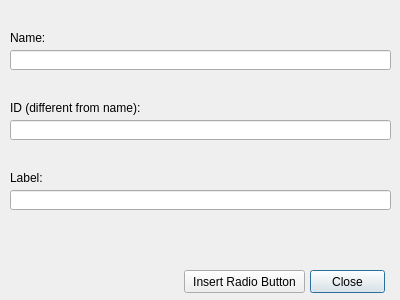
<?xml version="1.0" encoding="UTF-8"?>
<ui version="4.0">
 <class>InsertRadioButtonDialog</class>
 <widget class="QDialog" name="InsertRadioButtonDialog">
  <property name="geometry">
   <rect>
    <x>0</x>
    <y>0</y>
    <width>400</width>
    <height>300</height>
   </rect>
  </property>
  <property name="windowTitle">
   <string>Dialog</string>
  </property>
  <widget class="QLabel" name="label">
   <property name="geometry">
    <rect>
     <x>10</x>
     <y>30</y>
     <width>381</width>
     <height>16</height>
    </rect>
   </property>
   <property name="text">
    <string>Name:</string>
   </property>
  </widget>
  <widget class="QLineEdit" name="nameTextBox">
   <property name="geometry">
    <rect>
     <x>10</x>
     <y>50</y>
     <width>381</width>
     <height>20</height>
    </rect>
   </property>
  </widget>
  <widget class="QLabel" name="label_2">
   <property name="geometry">
    <rect>
     <x>10</x>
     <y>100</y>
     <width>381</width>
     <height>16</height>
    </rect>
   </property>
   <property name="text">
    <string>ID (different from name):</string>
   </property>
  </widget>
  <widget class="QLineEdit" name="idTextBox">
   <property name="geometry">
    <rect>
     <x>10</x>
     <y>120</y>
     <width>381</width>
     <height>20</height>
    </rect>
   </property>
  </widget>
  <widget class="QLabel" name="label_3">
   <property name="geometry">
    <rect>
     <x>10</x>
     <y>170</y>
     <width>381</width>
     <height>16</height>
    </rect>
   </property>
   <property name="text">
    <string>Label:</string>
   </property>
  </widget>
  <widget class="QLineEdit" name="labelTextBox">
   <property name="geometry">
    <rect>
     <x>10</x>
     <y>190</y>
     <width>381</width>
     <height>20</height>
    </rect>
   </property>
  </widget>
  <widget class="QPushButton" name="closeButton">
   <property name="geometry">
    <rect>
     <x>310</x>
     <y>270</y>
     <width>75</width>
     <height>23</height>
    </rect>
   </property>
   <property name="text">
    <string>Close</string>
   </property>
  </widget>
  <widget class="QPushButton" name="insertButton">
   <property name="geometry">
    <rect>
     <x>184</x>
     <y>270</y>
     <width>121</width>
     <height>23</height>
    </rect>
   </property>
   <property name="text">
    <string>Insert Radio Button</string>
   </property>
  </widget>
 </widget>
 <resources/>
 <connections/>
</ui>
